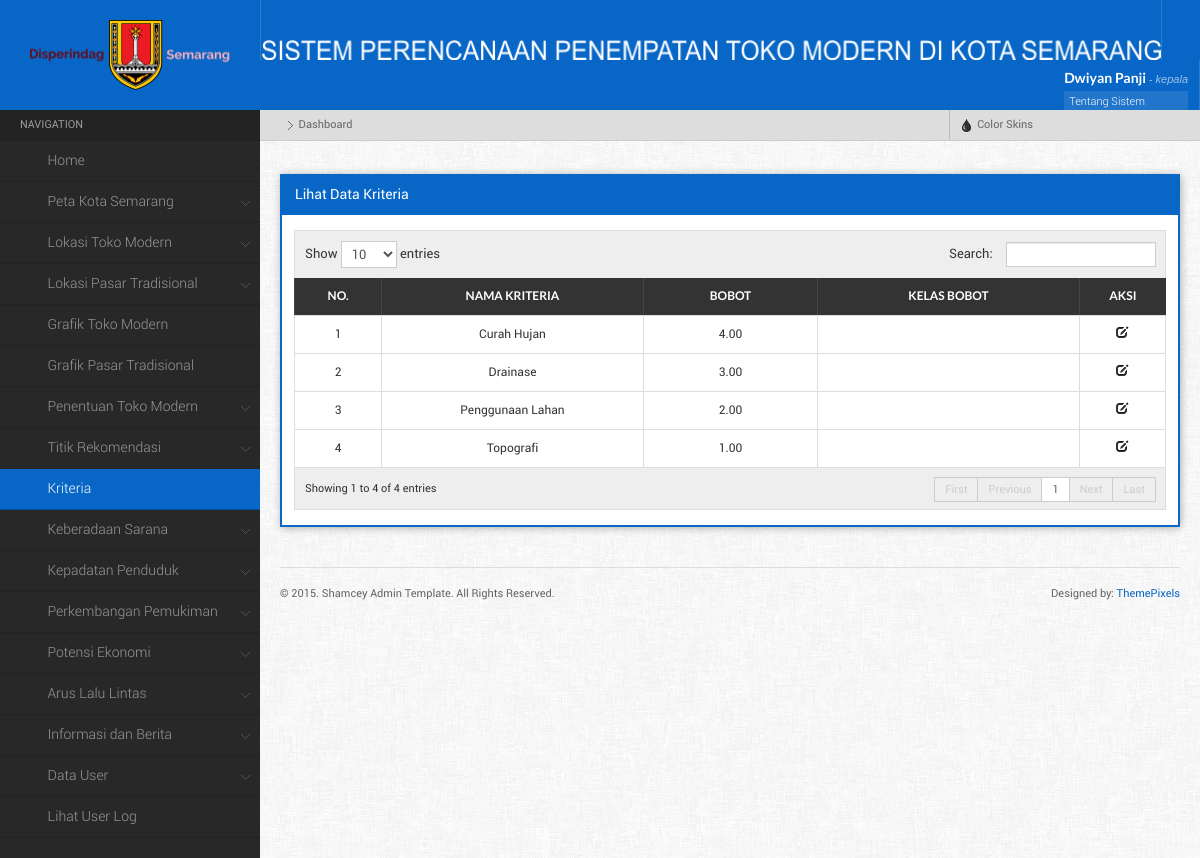
Before: /main.php?menu=lihatKriteria (signed in) with the older database file.
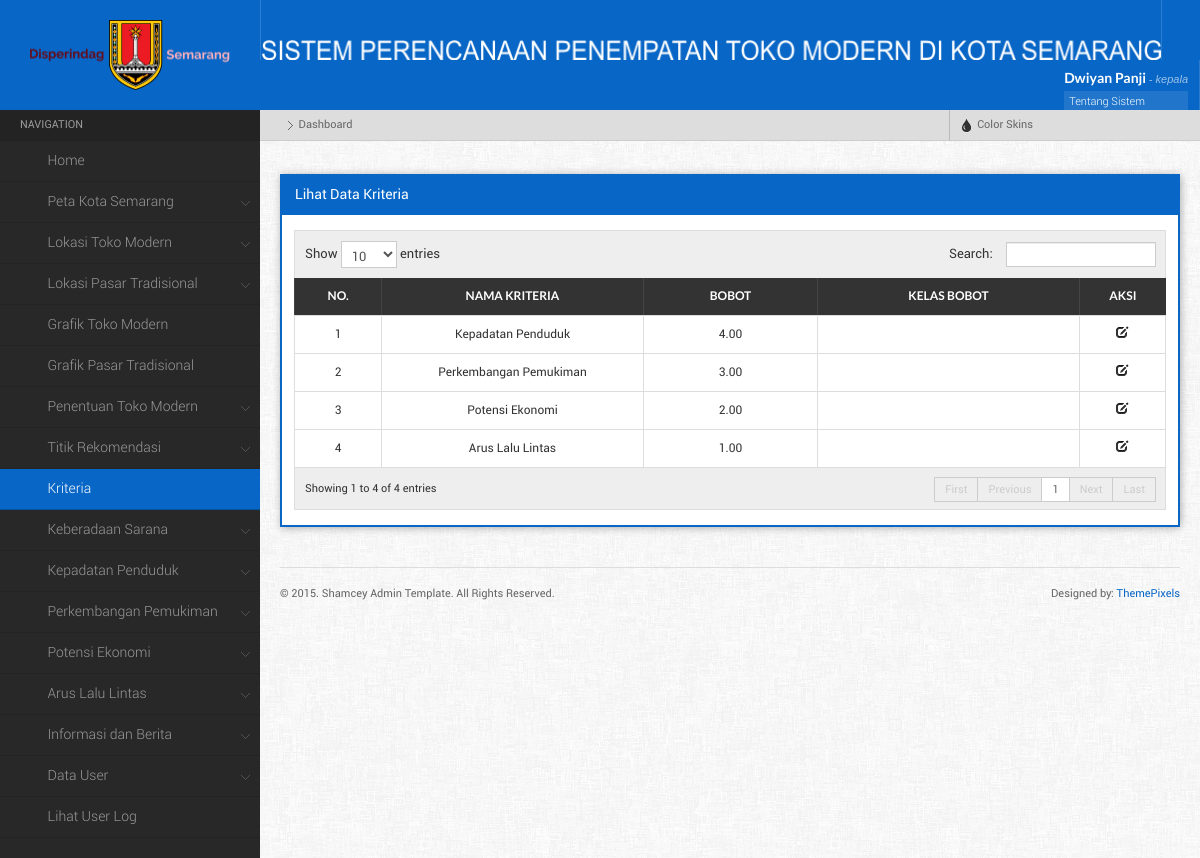
After: the same page with the newer database file.
### tables this page shows
CREATE TABLE IF NOT EXISTS `kriteria` (
  `id_kriteria` int(11) NOT NULL AUTO_INCREMENT,
  `nama_kriteria` varchar(25) NOT NULL,
  `bobot` decimal(10,2) NOT NULL,
  PRIMARY KEY (`id_kriteria`)
);

### component/lihat_kriteria.php (the view, shortened to what this page needs)
<?php
	$query =mysql_query("SELECT * FROM kriteria") or die (mysql_error());
    echo" <div class=\"widget\">
			<h4 class=\"widgettitle\">Lihat Data Kriteria</h4>
			<div class=\"widgetcontent\">
			<table id=\"dyntable\" class=\"table table-bordered responsive\">
                <thead>
                    <tr>
                        <th></th>
                        <th><center>No.</th>
                        <th><center>Nama Kriteria</th>
						<th><center>Bobot</th>
						<th><center>Kelas Bobot</th>
						<th><center>Aksi</th>
                    </tr>
                </thead>
				<tbody>";
				$no = 1;
				while($pecah = mysql_fetch_array($query)){
					echo "<tr class=\" \">
						<td></td>
						<td style='width:10%;'><center>$no</td>
						<td style='width:30%;'><center>$pecah[nama_kriteria]</td>
						<td style='width:20%;'><center>$pecah[bobot]</td>
						<td style='width:30%;'><center>$pecah[klas_bobot]</td>
						<td class=\"center\" style=\"width: 60px;\">
							<a href= \"main.php?menu=editKriteria&id_kriteria=$pecah[id_kriteria]\" title=\"Edit\"><i  class=\"icon-edit\"></i></a>
						</td>";
					echo "</td>
					</tr>";
				$no++;
				};
				echo "</tbody>
			</table>
		 </div>
		 </div>
	";
?>

### main.php (shortened to what this page needs)
<?php
if (empty($_SESSION['username']) AND empty ($_SESSION['id_user'])){
	echo "<meta http-equiv=\"refresh\" content=\"0; url=index.php\">";
}else{
?>
<html>
	<head>
		<link rel="stylesheet" href="css/style.default.css" type="text/css" />
		<link rel="stylesheet" href="css/responsive-tables.css">
		<link rel="stylesheet" href="css/bootstrap-fileupload.min.css" type="text/css" />
		<link rel="stylesheet" href="css/bootstrap-timepicker.min.css" type="text/css" />
	</head>
	<body>
		<?php
			function setActive($d){
				if(ISSET($_GET['menu'])){
					if($_GET['menu'] == $d){
						echo "class='active'";
					}
				}
			}
		?>
	<div class="mainwrapper">
    <div class="header">
		<div class="logo">
			<img src="images/disperindag.png" alt="" style=" width:200px; height:70px; margin-top:-20px; !important" />
		</div>
			<div class="headerinner">
                <ul class="headmenu">
					<li>
						<img src="images/logo8.png" alt="" style=" width:900px; height:20px; margin-top:40px; !important"  />
					</li>
				<li class="right">
                    <div class="userloggedinfo">
                        <div class="userinfo">
                            <h5><?php echo $_SESSION['nama_user']; ?> <small>- <?php echo $_SESSION['username']; ?></small></h5>
                            <ul>
								<li> <a  data-toggle="modal" href="#myModal">Tentang Sistem <span class="iconfa-question-sign"></span></a></li>
                                <li><a href="main.php?menu=editProfile">Edit Profile <span class="iconfa-cog"></span></a></li>
                                <li><a href="logout.php">Sign Out <span class="iconfa-signout"></span></a></li>
                            </ul>
                        </div>
                    </div>
                </li>
				</ul>
			</div>
    </div>
    <div class="leftpanel">
        <div class="leftmenu">
            <ul class="nav nav-tabs nav-stacked">
            	<li class="nav-header">Navigation</li>
					<?php
						if($_SESSION['level'] == '1'){
					?>
						<li <?php setActive('dashboard');?>><a href="main.php"><span class="iconfa-home"></span>Home</a>
						</li>
						<li class="dropdown  <?php if (($_GET['menu'] == 'petaSemarang') || ($_GET['menu'] == 'petaSemarangapi')){ setActive1(); }?>"><a href=""><span class="iconfa-globe"></span>Peta Kota Semarang</a>
						</li>
						<li class="dropdown  <?php if (($_GET['menu'] == 'formToko') || ($_GET['menu'] == 'lihatToko')){ setActive1(); }?>"><a href=""><span class="iconfa-tags"></span>Lokasi Toko Modern</a>
						</li>
						<li class="dropdown  <?php if (($_GET['menu'] == 'formPasar') || ($_GET['menu'] == 'lihatPasar')){ setActive1(); }?>"><a href=""><span class="iconfa-shopping-cart"></span>Lokasi Pasar Tradisional</a>
						</li>
						<li <?php setActive('grafikToko');?>><a href="main.php?menu=grafikToko"><span class="iconfa-bar-chart"></span>Grafik Toko Modern</a>
						</li>
						<li <?php setActive('grafikPasar');?>><a href="main.php?menu=grafikPasar"><span class="iconfa-signal"></span>Grafik Pasar Tradisional</a>
						</li>
						<li class="dropdown  <?php if (($_GET['menu'] == 'penentuanToko') || ($_GET['menu'] == 'penentuanTokoall')){ setActive1(); }?>"><a href=""><span class="iconfa-map-marker"></span>Penentuan Toko Modern</a>
						</li>
						<li class="dropdown  <?php if (($_GET['menu'] == 'formTitik') || ($_GET['menu'] == 'lihatTitik')){ setActive1(); }?>"><a href=""><span class="iconfa-screenshot"></span>Titik Rekomendasi</a>
						</li>
						<li <?php setActive('lihatKriteria');?>><a href="main.php?menu=lihatKriteria"><span class="iconfa-wrench"></span>Kriteria</a>
						</li>
						<li class="dropdown  <?php if (($_GET['menu'] == 'formKeberadaan') || ($_GET['menu'] == 'lihatKeberadaan')){ setActive1(); }?>"><a href=""><span class="iconfa-umbrella"></span>Keberadaan Sarana</a>
						</li>
						<li class="dropdown  <?php if (($_GET['menu'] == 'formKepadatan') || ($_GET['menu'] == 'lihatKepadatan')){ setActive1(); }?>"><a href=""><span class="iconfa-th-large"></span>Kepadatan Penduduk</a>
						</li>
						<li class="dropdown  <?php if (($_GET['menu'] == 'formPerkembangan') || ($_GET['menu'] == 'lihatPerkembangan')){ setActive1(); }?>"><a href=""><span class="iconfa-th"></span>Perkembangan Pemukiman</a>
						</li>
						<li class="dropdown  <?php if (($_GET['menu'] == 'formPotensi') || ($_GET['menu'] == 'lihatPotensi')){ setActive1(); }?>"><a href=""><span class="iconfa-align-left"></span>Potensi Ekonomi</a>
						</li>
						<li class="dropdown  <?php if (($_GET['menu'] == 'formArus') || ($_GET['menu'] == 'lihatArus')){ setActive1(); }?>"><a href=""><span class="iconfa-road"></span>Arus Lalu Lintas</a>
						</li>
						<li class="dropdown  <?php if (($_GET['menu'] == 'formInfo') || ($_GET['menu'] == 'lihatInfo')){ setActive1(); }?>"><a href=""><span class="iconfa-info-sign"></span>Informasi dan Berita</a>
						</li>
						<li class="dropdown <?php if (($_GET['menu'] == 'formInputUser') || ($_GET['menu'] == 'lihatUser')){ setActive1(); }?>"><a href=""><span class="iconfa-user"></span>Data User</a>
						</li>
						<li <?php setActive('lihatLog');?>><a href="main.php?menu=lihatLog"><span class="iconfa-pencil"></span>Lihat User Log</a>
						</li>
						<?php }
						 ?>
			</ul>
        </div>
    </div>
    <div class="rightpanel">
        <ul class="breadcrumbs">
            <li><a href="main.php"><i class="iconfa-home"></i></a> <span class="separator"></span></li>
            <li>Dashboard</li>
			<li class="right">
                    <a href="" data-toggle="dropdown" class="dropdown-toggle"><i class="icon-tint"></i> Color Skins</a>
            </li>
        </ul>
        <div class="maincontent">
            <div class="maincontentinner" style='position:relative;'>
			<?php
			if(ISSET($_GET['menu'])){
				$d = $_GET['menu'];
				if($d == 'home'){
					include "component/home.php";
				}else if($d == 'dashboard'){
					include "main.php";
				}else if($d == 'editProfile'){
					include "component/editprofile.php";
				}else if($d == 'resetPass'){
					include "component/resetpass.php";
				}else if($d == 'formInputUser'){
					include "component/form_user.php";
				}else if($d == 'lihatUser'){
					include "component/lihat_user.php";
				}else if($d == 'reset'){
					include "component/resetpass.php";
				}else if($d == 'hapusUser'){
					include "component/hapus_user.php";
				}else if($d == 'lihatLog'){
					include "component/lihat_log.php";
				}else if($d == 'formTitik'){
					include "component/form_titik.php";
				}else if($d == 'lihatTitik'){
					include "component/lihat_titik.php";
				}else if($d == 'editTitik'){
					include "component/form_edit_titik.php";
				}else if($d == 'hapusTitik'){
					include "component/hapus_titik.php";
				}else if($d == 'lihatKriteria'){
					include "component/lihat_kriteria.php";
				}else if($d == 'editKriteria'){
					include "component/form_edit_kriteria.php";
				}else if($d == 'hapusKriteria'){
					include "component/hapus_kriteria.php";
				}else if($d == 'formKeberadaan'){
					include "component/form_keberadaan.php";
				}else if($d == 'lihatKeberadaan'){
					include "component/lihat_keberadaan.php";
				}else if($d == 'editKeberadaan'){
					include "component/form_edit_keberadaan.php";
				}else if($d == 'hapusKeberadaan'){
					include "component/hapus_keberadaan.php";
				}else if($d == 'formKepadatan'){
					include "component/form_kepadatan.php";
				}else if($d == 'lihatKepadatan'){
					include "component/lihat_kepadatan.php";
				}else if($d == 'editKepadatan'){
					include "component/form_edit_kepadatan.php";
				}else if($d == 'hapusKepadatan'){
					include "component/hapus_kepadatan.php";
				}else if($d == 'formPerkembangan'){
					include "component/form_perkembangan.php";
				}else if($d == 'lihatPerkembangan'){
					include "component/lihat_perkembangan.php";
				}else if($d == 'editPerkembangan'){
					include "component/form_edit_perkembangan.php";
				}else if($d == 'hapusPerkembangan'){
					include "component/hapus_perkembangan.php";
				}else if($d == 'formPotensi'){
					include "component/form_potensi.php";
				}else if($d == 'lihatPotensi'){
					include "component/lihat_potensi.php";
				}else if($d == 'editPotensi'){
					include "component/form_edit_potensi.php";
				}else if($d == 'hapusPotensi'){
					include "component/hapus_potensi.php";
				}else if($d == 'formArus'){
					include "component/form_arus.php";
				}else if($d == 'lihatArus'){
					include "component/lihat_arus.php";
				}else if($d == 'editArus'){
					include "component/form_edit_arus.php";
				}else if($d == 'hapusArus'){
					include "component/hapus_arus.php";
				}else if($d == 'formInfo'){
					include "component/form_info.php";
				}else if($d == 'lihatInfo'){
					include "component/lihat_info.php";
				}else if($d == 'editInfo'){
					include "component/form_edit_info.php";
				}else if($d == 'hapusInfo'){
					include "component/hapus_info.php";
				}else if($d == 'petaToko'){
					include "component/peta_toko.php";
				}else if($d == 'formToko'){
					include "component/form_toko.php";
				}else if($d == 'lihatToko'){
					include "component/lihat_toko.php";
				}else if($d == 'editToko'){
					include "component/form_edit_toko.php";
				}else if($d == 'hapusToko'){
					include "component/hapus_toko.php";
				}else if($d == 'petaPasar'){
					include "component/peta_pasar.php";
				}else if($d == 'formPasar'){
					include "component/form_pasar.php";
				}else if($d == 'lihatPasar'){
					include "component/lihat_pasar.php";
				}else if($d == 'editPasar'){
					include "component/form_edit_pasar.php";
				}else if($d == 'hapusPasar'){
					include "component/hapus_pasar.php";
				}else if($d == 'formGaleri'){
					include "component/form_galeri.php";
				}else if($d == 'lihatGaleri'){
					include "component/lihat_galeri.php";
				}else if($d == 'editGaleri'){
					include "component/form_edit_galeri.php";
				}else if($d == 'hapusGaleri'){
					include "component/hapus_galeri.php";
				}else if($d == 'formPegawai'){
					include "component/form_pegawai.php";
				}else if($d == 'lihatPegawai'){
					include "component/lihat_pegawai.php";
				}else if($d == 'editPegawai'){
					include "component/form_edit_pegawai.php";
				}else if($d == 'hapusPegawai'){
					include "component/hapus_pegawai.php";
				}else if($d == 'grafikToko'){
					include "component/grafik_toko.php";
				}else if($d == 'grafikPasar'){
					include "component/grafik_pasar.php";
				}else if($d == 'penentuanToko'){
					include "component/penentuan_toko.php";
				}else if($d == 'hasilHitung'){
					include "component/hasil.php";
				}else if($d == 'penentuanTokoall'){
					include "component/penentuan_tokoall.php";
				}else if($d == 'hasilHitungall'){
					include "component/hasilall.php";
				}else if($d == 'petaSemarangapi'){
					include "component/peta_api.php";
				}else if($d == 'petaSemarang'){
					include "component/peta.php";
				}
				else{
				echo"<h4 class='widgettitle'>Home</h4><div class='widgetcontent'> <img src='img/home7.jpg'/></div>";
				}
			}else{
				echo"<h4 class='widgettitle'>Home</h4><div class='widgetcontent'> <img src='img/home7.jpg'/></div>";
			};?>
                <div class="footer">
                    <div class="footer-left">
                        <span>&copy; 2015. Shamcey Admin Template. All Rights Reserved.</span>
                    </div>
                    <div class="footer-right">
                        <span>Designed by: <a href="http://themepixels.com/">ThemePixels</a></span>
                    </div>
                </div>
            </div>
        </div>
    </div>
	</div>
	</body>
</html>
<?php }?>

### css/responsive-tables.css (style rules this page uses)
table.responsive { margin-bottom: 0; }
table.responsive td, table.responsive th { position: relative; overflow: hidden; white-space: wrap !important; }

Changed rows visible on the page:
changed kriteria: nama_kriteria "Curah Hujan" → "Kepadatan Penduduk"
changed kriteria: nama_kriteria "Drainase" → "Perkembangan Pemukiman"
changed kriteria: nama_kriteria "Penggunaan Lahan" → "Potensi Ekonomi"
changed kriteria: nama_kriteria "Topografi" → "Arus Lalu Lintas"
